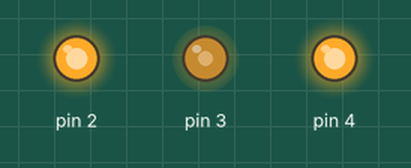
The sketch below on a simulated Arduino Uno, built with avr-gcc and run on an emulated ATmega328P. Shown: output pins drawn as LEDs (lit = HIGH).

Above: at 39.94 s.
Timing chart, 0 to 40.0 s (numbered marks = the images above):
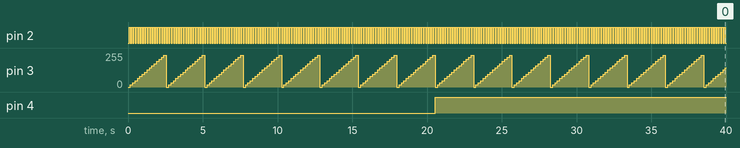

Measured:
- by itself, pin 2: alternates HIGH for 0.08 s and LOW for 0.08 s
- by itself, pin 4: LOW → HIGH at 20.5 s
- by itself, pin 3: repeats every 2.6 s: 32/255 0.16 s, 48/255 0.16 s, 64/255 0.16 s, 80/255 0.16 s, 96/255 0.16 s, 112/255 0.16 s, 128/255 0.16 s, 144/255 0.16 s, 160/255 0.16 s, 176/255 0.16 s, 192/255 0.16 s, 208/255 0.16 s, 224/255 0.16 s, 240/255 0.16 s, 0/255 0.16 s, 16/255 0.16 s

The sketch:

TP6.ino
```cpp
void setup() {
  pinMode(4, OUTPUT);
  pinMode(3, OUTPUT);
  pinMode(2, OUTPUT);
}

void loop() {

  for (int r = 0; r <= 255; r += 16) {
    for (int g = 0; g <= 255; g += 16) {
      for (int b = 0; b <= 255; b += 16) {
        analogWrite(4, r);
        analogWrite(3, g);
        analogWrite(2, b);
        delay(10);
      }
    }
  }
}
```
